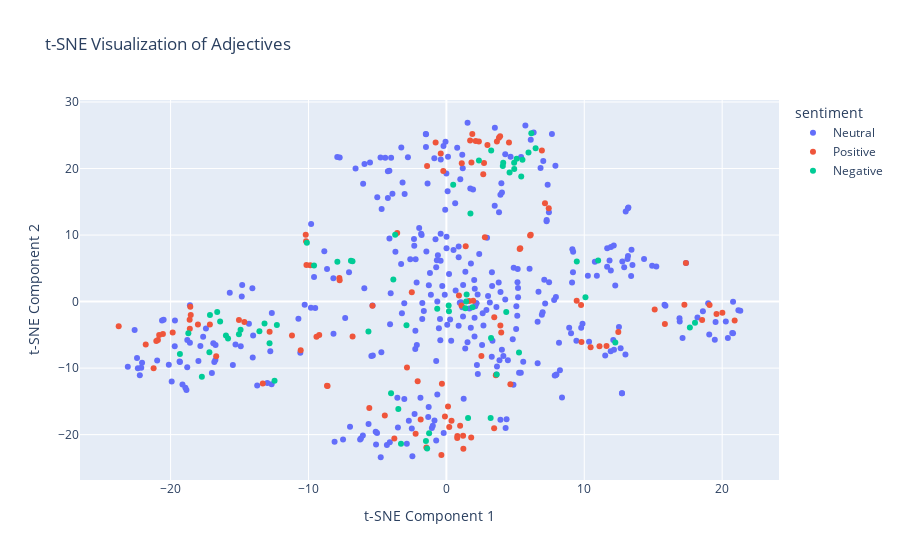

Here is the notebook cell this chart was saved with:
### Code cell
embeddings = np.vstack(df['embedding'].values)

tsne = TSNE(n_components=2, random_state=42)
embeddings_2d = tsne.fit_transform(embeddings)
df_tsne = pd.DataFrame(embeddings_2d, columns=['x', 'y'])
df_tsne['word'] = df['word']
df_tsne['sentiment'] = df['sentiment']

fig = px.scatter(df_tsne, x='x', y='y', color='sentiment',
                 hover_data={'word': True, 'sentiment': True, 'x': False, 'y': False},
                 title='t-SNE Visualization of Adjectives')

fig.update_traces(textposition='top center')
fig.update_layout(xaxis_title='t-SNE Component 1',
                  yaxis_title='t-SNE Component 2')

fig.show()

### Figure 1 — Plotly figure (JSON) as saved in the notebook; plotly's stock layout.template omitted (floating-point values rounded to 4 significant figures; data arrays with more than 128 entries replaced by an {"elided": "..."} marker saying what was removed)
{"data": [{"customdata": {"elided": "341x2 str values"}, "hovertemplate": "sentiment=%{customdata[1]}<br>word=%{customdata[0]}<extra></extra>", "legendgroup": "Neutral", "marker": {"color": "#636efa", "symbol": "circle"}, "mode": "markers", "name": "Neutral", "orientation": "v", "showlegend": true, "textposition": "top center", "type": "scatter", "x": {"elided": "341 float values"}, "xaxis": "x", "y": {"elided": "341 float values"}, "yaxis": "y"}, {"customdata": {"elided": "108x2 str values"}, "hovertemplate": "sentiment=%{customdata[1]}<br>word=%{customdata[0]}<extra></extra>", "legendgroup": "Positive", "marker": {"color": "#EF553B", "symbol": "circle"}, "mode": "markers", "name": "Positive", "orientation": "v", "showlegend": true, "textposition": "top center", "type": "scatter", "x": [-12.82, -6.802, -20.56, 1.233, 5.36, 1.096, -5.589, -14.65, 6.926, 2.977, -20.92, 0.9111, 7.15, -16.69, 11.1, 9.798, 3.813, -5.361, -9.221, 0.7879, 0.7961, 11.61, -0.3609, -23.76, 1.649, 19.59, -1.399, 1.944, 3.977, 3.917, -3.773, -20.83, -18.54, -1.452, -11.2, -2.507, 1.721, 3.586, -21.8, -0.408, -9.42, -15.04, -10.2, 6.074, 3.473, 6.117, 7.423, 2.793, 3.464, -2.858, -0.7805, 10.46, 4.54, -10.17, -18.62, 2.73, -18.57, -3.566, -9.873, 1.117, 15.85, 0.1184, 1.8, 3.898, 2.539, 1.88, -7.761, -4.464, 9.767, 9.449, 20.01, 4.642, 12.47, -13.31, 17.37, 2.126, -21.23, 20.91, 3.664, -10.57, -0.1033, -0.3237, -1.862, 1.817, 0.9966, -18.6, -10.15, 18.54, -7.74, 2.357, 19.09, -0.2247, 17.26, 15.11, 5.316, 0.373, -17.15, 0.2086, -18.02, -2.081, 2.674, -2.23, -8.616, -8.656, 1.212, 1.402, -19.85, -21.04], "xaxis": "x", "y": [-4.524, -5.267, -4.884, -22.14, 8.015, -0.592, -16.01, -3.068, 22.69, 23.54, -5.765, 0.902, 14.77, -8.225, -6.732, -6.069, 24.61, -0.6076, -5.022, -20.52, -20.2, -6.658, -23.05, -3.72, 0.07119, -1.878, 20.4, 0.1139, -4.633, -3.608, -20.58, -5.025, -2.02, -21.95, -5.09, 1.399, 24.22, -11.07, -6.438, 22.24, -5.301, -2.77, 10.03, 9.922, -2.352, 10.04, 14.05, 9.656, -19.04, -9.891, 23.92, -6.875, 23.92, 9.065, -2.726, 20.82, -0.7756, 10.32, 5.454, 20.81, -3.36, -15.75, -20.42, 24.84, -8.177, 25.17, 3.535, -17.13, -0.5157, 0.1434, -1.685, -12.44, -4.585, -12.3, 5.811, 24.14, -10.04, -2.85, 24.07, -7.297, -17.27, -12.36, -17.72, 20.9, -18.65, -4.087, 5.484, -2.752, 3.22, 24.06, -0.5135, 19.64, -0.4934, -1.207, 7.9, -17.92, -3.442, -18.84, -3.43, -11.99, 19.13, -19.86, -12.67, -12.64, -20.15, 8.327, -4.656, -5.92], "yaxis": "y"}, {"customdata": {"elided": "65x2 str values"}, "hovertemplate": "sentiment=%{customdata[1]}<br>word=%{customdata[0]}<extra></extra>", "legendgroup": "Negative", "marker": {"color": "#00cc96", "symbol": "circle"}, "mode": "markers", "name": "Negative", "orientation": "v", "showlegend": true, "textposition": "top center", "type": "scatter", "x": [5.518, -16.62, -10.12, -17.19, -13.19, -19.32, 10.09, -9.596, 6.16, -1.394, 3.239, -5.652, -18.71, 2.36, 3.211, -3.483, 1.895, -3.292, -0.6638, 1.378, -16.41, -14.92, -15.99, -3.846, 1.468, -4.013, 17.66, 5.266, 9.457, 1.573, -2.893, -1.48, 4.915, 0.4941, 5.427, 0.1658, 5.956, -7.905, -17.73, 5.096, -3.714, 3.649, 18.03, 1.435, -15.04, 6.472, 12.25, 1.746, 4.093, 11.01, 4.121, -1.252, -17.14, -15.83, -12.29, -6.808, -13.56, 4.921, 4.342, -6.92, 4.581, 3.249, -12.46, 0.1873, -12.82], "xaxis": "x", "y": [21.33, -1.556, 8.841, -7.597, -3.312, -7.864, 0.6504, 5.442, 25.32, -22.1, -5.467, -4.488, -4.77, 21.21, -17.5, -16.15, -0.8653, -21.36, -1.096, -1.018, -2.981, -4.251, -5.092, 3.327, 1.065, -13.79, -3.913, -7.657, 6.009, -17.48, -3.538, -20.95, 20.86, 17.56, 18.81, -0.5719, 22.4, 5.994, -11.31, 21.46, 10.05, -10.98, -3.184, 0.02404, -4.899, 23.04, -6.143, 13.23, 20.37, 6.158, 20.88, -19.78, -2.03, -5.535, -3.519, 6.049, -4.469, 19.92, -1.578, 6.145, 19.4, 22.71, -11.9, -1.465, -6.252], "yaxis": "y"}], "layout": {"legend": {"title": {"text": "sentiment"}, "tracegroupgap": 0}, "title": {"text": "t-SNE Visualization of Adjectives"}, "xaxis": {"anchor": "y", "domain": [0, 1], "title": {"text": "t-SNE Component 1"}}, "yaxis": {"anchor": "x", "domain": [0, 1], "title": {"text": "t-SNE Component 2"}}}}
